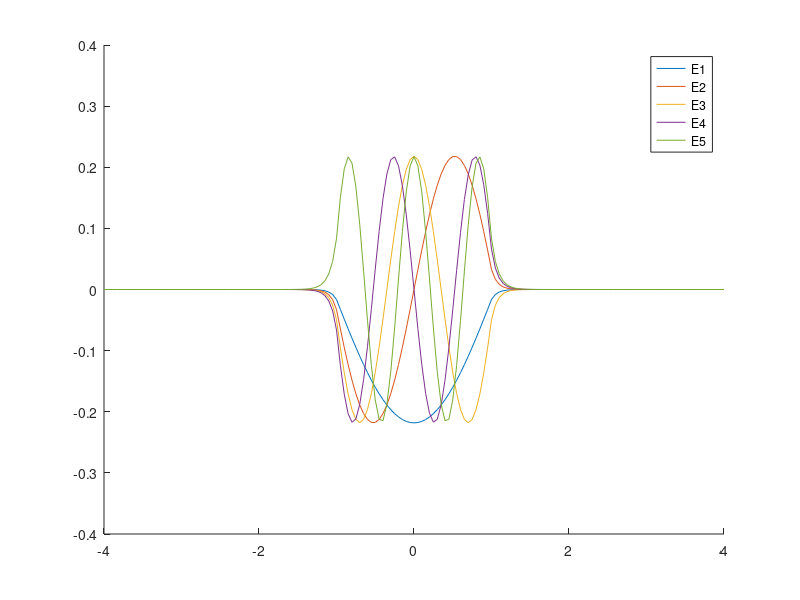
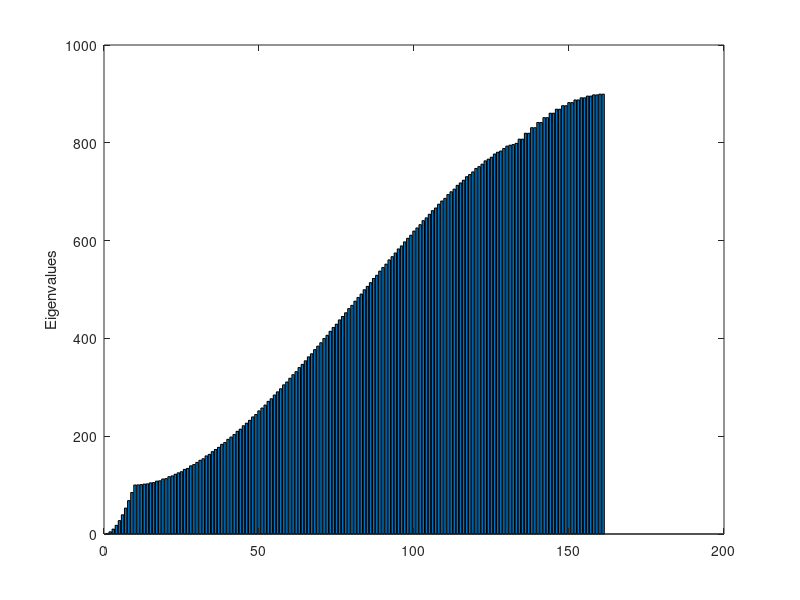

The MATLAB source for these figures, in order:
clear
clf

h=0.05;
x=-4:h:4;
m=length(x);

D=2*eye(m);
D=D-diag(ones(m-1,1),+1);
D=D-diag(ones(m-1,1),-1);
D=D/(2*h^2);

potential = 100*ones(m,1);
potential(abs(x)<1)=0;
V=diag(potential);

A=D+V;

[vmat,emat] = eig(A);
cList = ['b-', 'g-', 'r-', 'm-', 'k-'];
hold on
for i=1:5
    disp(emat(i,i));
    plot(x, vmat(:,i))
end
legend('E1', 'E2', 'E3', 'E4', 'E5')
hold off
figure(2)
bar(eig(A))
ylabel("Eigenvalues")
